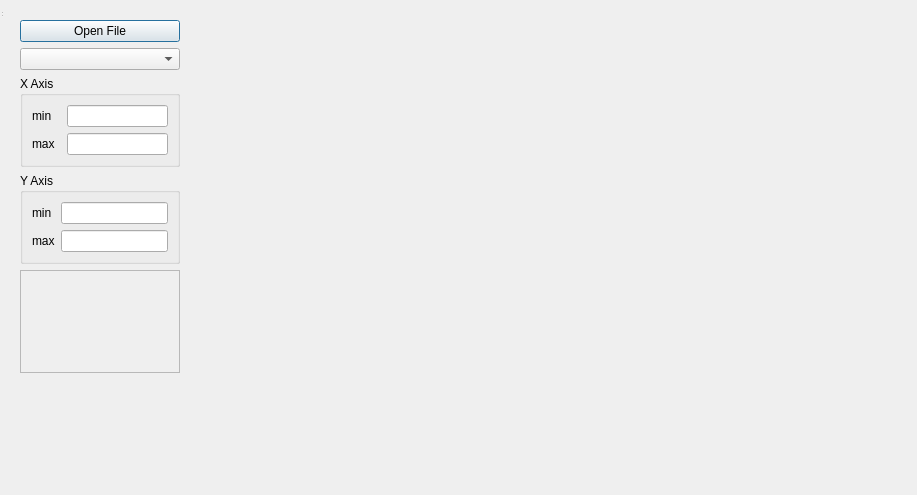
<?xml version="1.0" encoding="UTF-8"?>
<ui version="4.0">
 <class>TablePlotterDialog</class>
 <widget class="QDialog" name="TablePlotterDialog">
  <property name="geometry">
   <rect>
    <x>0</x>
    <y>0</y>
    <width>917</width>
    <height>495</height>
   </rect>
  </property>
  <property name="windowTitle">
   <string>Table Plotter</string>
  </property>
  <layout class="QGridLayout" name="gridLayout_3">
   <item row="0" column="0">
    <layout class="QHBoxLayout" name="horizontalLayout" stretch="1,4">
     <item>
      <widget class="QWidget" name="sideWidget" native="true">
       <layout class="QVBoxLayout" name="verticalLayout_2">
        <item>
         <widget class="QPushButton" name="openPushButton">
          <property name="text">
           <string>Open File</string>
          </property>
         </widget>
        </item>
        <item>
         <widget class="QComboBox" name="plotComboBox"/>
        </item>
        <item>
         <widget class="QGroupBox" name="groupBox">
          <property name="title">
           <string>X Axis</string>
          </property>
          <layout class="QGridLayout" name="gridLayout_2">
           <item row="1" column="2">
            <widget class="QLineEdit" name="minXLineEdit"/>
           </item>
           <item row="1" column="0" colspan="2">
            <widget class="QLabel" name="label">
             <property name="text">
              <string>min</string>
             </property>
            </widget>
           </item>
           <item row="2" column="0">
            <widget class="QLabel" name="label_2">
             <property name="text">
              <string>max</string>
             </property>
            </widget>
           </item>
           <item row="2" column="2">
            <widget class="QLineEdit" name="maxXLineEdit"/>
           </item>
          </layout>
         </widget>
        </item>
        <item>
         <widget class="QGroupBox" name="groupBox_2">
          <property name="title">
           <string>Y Axis</string>
          </property>
          <layout class="QGridLayout" name="gridLayout">
           <item row="0" column="0">
            <widget class="QLabel" name="label_4">
             <property name="text">
              <string>min</string>
             </property>
            </widget>
           </item>
           <item row="0" column="1">
            <widget class="QLineEdit" name="minYLineEdit"/>
           </item>
           <item row="1" column="0">
            <widget class="QLabel" name="label_3">
             <property name="text">
              <string>max</string>
             </property>
            </widget>
           </item>
           <item row="1" column="1">
            <widget class="QLineEdit" name="maxYLineEdit"/>
           </item>
          </layout>
         </widget>
        </item>
        <item>
         <widget class="QScrollArea" name="seriesScrollArea">
          <property name="widgetResizable">
           <bool>true</bool>
          </property>
          <widget class="QWidget" name="scrollAreaWidgetContents">
           <property name="geometry">
            <rect>
             <x>0</x>
             <y>0</y>
             <width>158</width>
             <height>103</height>
            </rect>
           </property>
          </widget>
         </widget>
        </item>
        <item>
         <spacer name="verticalSpacer">
          <property name="orientation">
           <enum>Qt::Vertical</enum>
          </property>
          <property name="sizeHint" stdset="0">
           <size>
            <width>20</width>
            <height>40</height>
           </size>
          </property>
         </spacer>
        </item>
       </layout>
      </widget>
     </item>
     <item>
      <widget class="UtQtGL2DPlotTPWidget" name="plotWidget" native="true"/>
     </item>
    </layout>
   </item>
  </layout>
  <widget class="QStatusBar" name="statusbar">
   <property name="geometry">
    <rect>
     <x>0</x>
     <y>0</y>
     <width>3</width>
     <height>18</height>
    </rect>
   </property>
  </widget>
 </widget>
 <customwidgets>
  <customwidget>
   <class>UtQtGL2DPlotTPWidget</class>
   <extends>QWidget</extends>
   <header>UtQtGL2DPlotWidget.hpp</header>
   <container>1</container>
  </customwidget>
 </customwidgets>
 <resources/>
 <connections/>
</ui>
